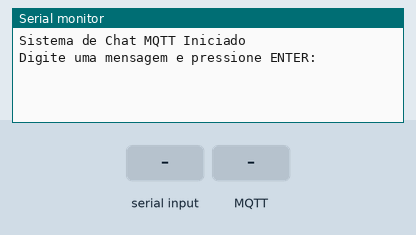
Bench run of a sketch on a simulated ESP32. Parts: the last lines printed to the serial monitor. The inputs (shaded band) are chosen by the test bench. WiFi joins after 1.5 s; servers stay silent unless stated; random numbers use the default seed unless the sketch sets one; no MQTT or app messages arrive unless stated.

Above: at 1.2 s.
1.3 s: "1\n" received over Serial
At 1.9 s:
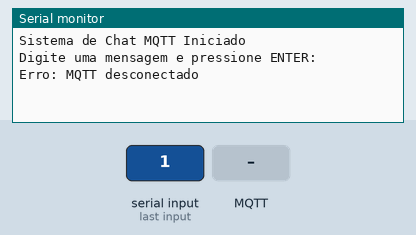
2.8 s: MQTT message "1" arrives on the first subscribed topic
At 5.4 s:
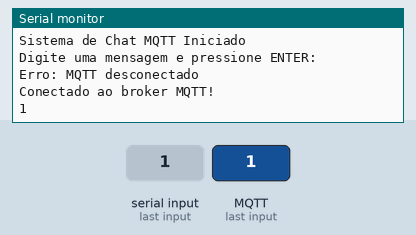
5.8 s: MQTT message "on" arrives on the first subscribed topic
At 6.5 s:
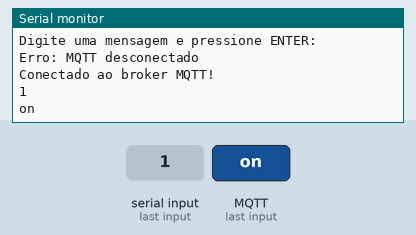
7.3 s: "0\n" received over Serial
At 7.6 s:
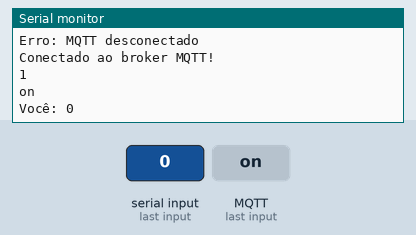
8.8 s: MQTT message "off" arrives on the first subscribed topic
At 10.0 s:
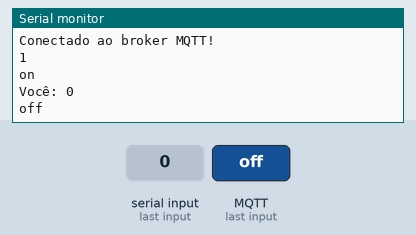

The sketch:

MQTT_basic.ino
```cpp
#include <WiFi.h>
#include <PubSubClient.h>

const char* SSID = "Iphone do pavarin";
const char* PSWD = "pavarinii";
const char* brokerUrl = "test.mosquitto.org";
const int brokerPort = 1883;
const char* topic = "AulaIoTSul/Chat";
const String userName = "Pavarin";

WiFiClient espClient;
PubSubClient mqttClient(espClient);

unsigned long lastWiFiCheck = 0;
unsigned long lastMQTTCheck = 0;

void setup() {
  Serial.begin(115200);

  mqttClient.setServer(brokerUrl, brokerPort);
  mqttClient.setCallback(mqttCallback);

  connectToWiFi();
  Serial.println("Sistema de Chat MQTT Iniciado");
  Serial.println("Digite uma mensagem e pressione ENTER:");
}

void loop() {
  unsigned long now = millis();

  // Reconectar WiFi
  if (now - lastWiFiCheck > 5000) {
    lastWiFiCheck = now;
    if (WiFi.status() != WL_CONNECTED) {
      Serial.println("WiFi desconectado. Reconectando...");
      connectToWiFi();
    }
  }

  // Reconectar MQTT
  if (now - lastMQTTCheck > 5000) {
    lastMQTTCheck = now;
    if (WiFi.status() == WL_CONNECTED && !mqttClient.connected()) {
      connectToMqtt();
    }
  }

  mqttClient.loop();

  // Ler mensagem do Serial
  if (Serial.available() > 0) {
    String msg = Serial.readStringUntil('\n');
    msg.trim();
    if (msg.length() > 0) {
      sendMessage(msg);
    }
  }
}


void connectToWiFi() {
  WiFi.begin(SSID, PSWD);
}

void connectToMqtt() {
  String clientId = "ESP32-Chat-" + String(random(0xffff), HEX);
  if (mqttClient.connect(clientId.c_str())) {
    Serial.println("Conectado ao broker MQTT!");
    mqttClient.subscribe(topic);
  } else {
    Serial.print("Falha MQTT: ");
    Serial.println(mqttClient.state());
  }
}

void mqttCallback(char* topic, byte* payload, unsigned int length) {
  String message;
  for (int i = 0; i < length; i++) {
    message += (char)payload[i];
  }
  Serial.println(message);
}

void sendMessage(String msg) {
  if (mqttClient.connected()) {
    String fullMessage = userName + ": " + msg;
    mqttClient.publish(topic, fullMessage.c_str());
    Serial.println("Você: " + msg);
  } else {
    Serial.println("Erro: MQTT desconectado");
  }
}
```

Measured:
- after the input at 1.3 s, the serial monitor: prints a new line at once (image 1)
- after the input at 2.8 s, the serial monitor: prints a new line after 2.3 s (image 2)
- after the input at 5.8 s, the serial monitor: prints a new line at once (image 3)
- after the input at 7.3 s, the serial monitor: prints a new line at once (image 4)
- after the input at 8.8 s, the serial monitor: prints a new line at once (image 5)
